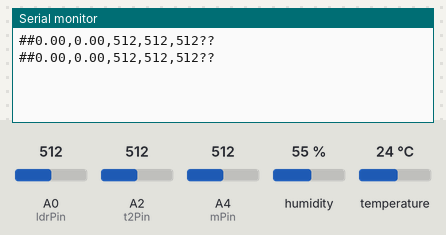
Bench run of a sketch on a simulated Arduino Uno, built with avr-gcc and run on an emulated ATmega328P. Parts: the last lines printed to the serial monitor. The inputs (shaded band) are chosen by the test bench; at power-on: humidity 55 %, A0 (ldrPin) = 512, A2 (t2Pin) = 512, A4 (mPin) = 512, temperature 24 °C.

Above: at 2.8 s.
2.9 s: humidity set to 22 %
At 3.8 s:
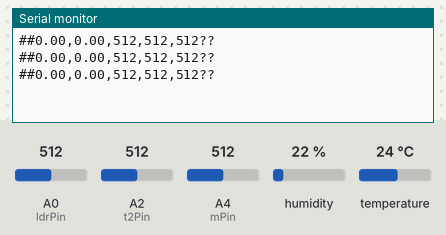
4.4 s: A0 (ldrPin) set to 716
At 5.4 s:
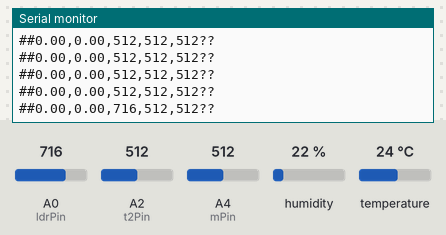
5.9 s: A2 (t2Pin) set to 716
At 6.8 s:
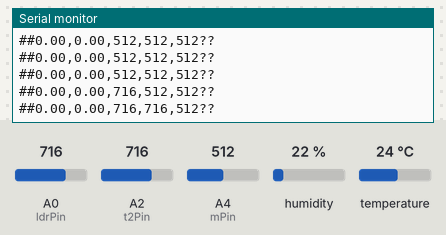
7.4 s: A4 (mPin) set to 716
At 8.7 s:
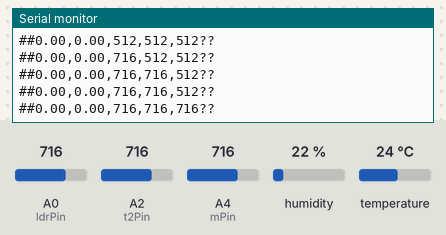
8.9 s: temperature set to 12 °C
At 9.8 s:
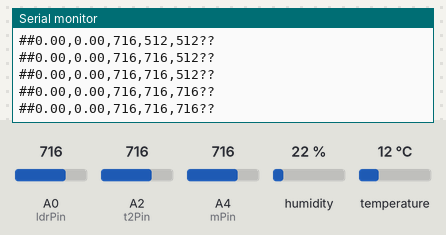
10.4 s: A0 (ldrPin) set to 992
At 11.9 s:
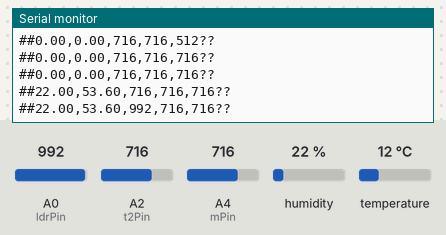
Timing chart, 0 to 12.9 s (numbered marks = the images above; inputs shaded):
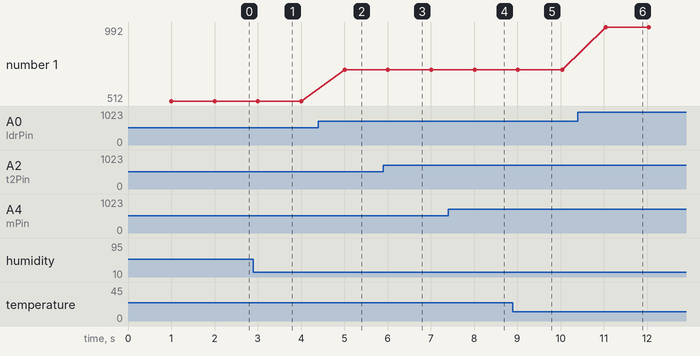

The sketch:

sensorstest.ino
```cpp
#include "DHT.h"

#define DHTPIN 7     // what digital pin we're connected to
#define DHTTYPE DHT11   // DHT 11

DHT dht(DHTPIN, DHTTYPE);
float h, t;

const int ldrPin = A0;
const int t2Pin = A2;
const int mPin = A4;
//const int pirPin = 8;
int d;
bool power = false;
bool water = false;
bool f = false;
//bool inhabited = false;


void setup() {

Serial.begin(115200);

//pinMode(pirPin, INPUT);
pinMode(ldrPin, INPUT);
pinMode(t2Pin, INPUT);
pinMode(mPin, INPUT);
  h = 0.0;
  t = 0.0;
  d = 0;
dht.begin();
}

void loop() {
d +=200;
  if (d==2000) {
    d = 0; //reset delay
  }

delay (1000);
//int pirValue = digitalRead(pirPin);
int ldrStatus = analogRead(ldrPin);
int t2Status = analogRead(t2Pin);
int mStatus = analogRead(mPin);

  if (d%2000 == 0) {
  // Wait a few seconds between measurements.

  // Reading temperature or humidity takes about 250 milliseconds!
  // Sensor readings may also be up to 2 seconds 'old' (its a very slow sensor)
  h = dht.readHumidity();
  // Read temperature as Fahrenheit (isFahrenheit = true)
  t = dht.readTemperature(true);
  }

  Serial.print("##");
  Serial.print(h);
  Serial.print(",");
  Serial.print(t);
  Serial.print(",");
  Serial.print(ldrStatus);
  Serial.print(",");

/*
if (ldrStatus <= 400) {
power = false;
  Serial.print("False");

} else {
power = true;
Serial.print("True");
}
*/

  Serial.print(t2Status);
/*
if (floodStatus > 100) {
flood = true;
Serial.print("True");
} else {
flood = false;
Serial.print("False");
}
*/

  Serial.print(",");
  Serial.print(mStatus);
/*
if (waterStatus > 500) {
water = true;
Serial.print("True");
} else {
water = false;
Serial.print("False");
}
*/
//  Serial.print(",");

  Serial.println("??");

}
```

Measured:
- after the input at 4.4 s, the serial monitor: prints a new line after 0.61 s (image 2)
- after the input at 5.9 s, the serial monitor: prints a new line after 0.11 s (image 3)
- after the input at 7.4 s, the serial monitor: prints a new line after 0.61 s (image 4)
- after the input at 10.4 s, the serial monitor: prints a new line after 0.64 s (image 6)
- plotted number 1: 512 → 716 after the input at 4.4 s, 716 → 992 after the input at 10.4 s
